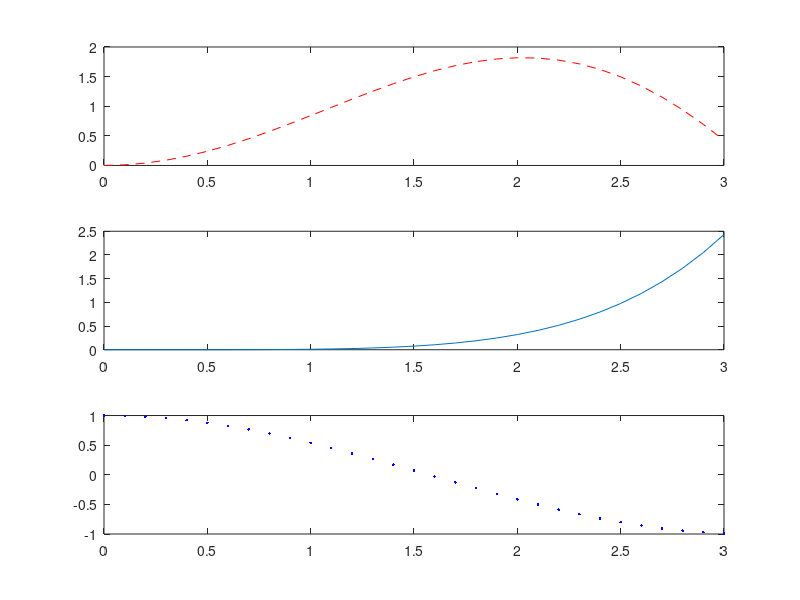

Source code (MATLAB):
x=0:0.1:3;
subplot(3, 1, 1);
plot(x, x.*sin(x), 'r--');
subplot(3, 1, 2);
plot(x, x.^5/100), 'g->';
subplot(3, 1, 3);
plot(x, cos(x), 'b.');